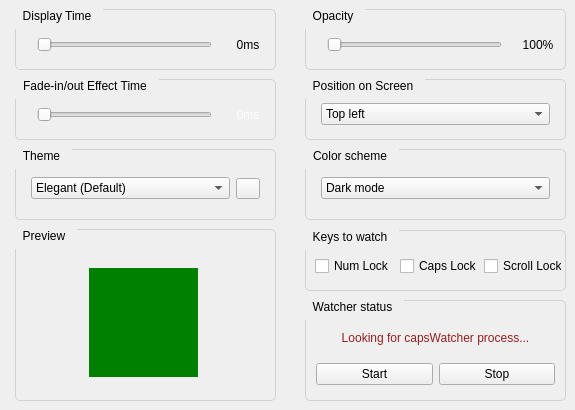
    <widget class="QWidget" name="overlayTab">
     <attribute name="title">
      <string>Overlay</string>
     </attribute>
     <widget class="QGroupBox" name="opacityBox">
      <property name="geometry">
       <rect>
        <x>305</x>
        <y>9</y>
        <width>261</width>
        <height>61</height>
       </rect>
      </property>
      <property name="font">
       <font>
        <family>Segoe UI</family>
        <pointsize>9</pointsize>
       </font>
      </property>
      <property name="styleSheet">
       <string notr="true">QGroupBox {
	border: 1px solid rgb(210, 210, 210);
	border-radius:5px;
}
QGroupBox::title {
	padding-left: 6px;
	padding-right: 10px;
	padding-bottom: 6px;
}</string>
      </property>
      <property name="title">
       <string>Opacity</string>
      </property>
      <widget class="QWidget" name="layoutWidget_4">
       <property name="geometry">
        <rect>
         <x>12</x>
         <y>20</y>
         <width>241</width>
         <height>31</height>
        </rect>
       </property>
       <layout class="QHBoxLayout" name="opacityBoxLayout">
        <property name="spacing">
         <number>16</number>
        </property>
        <property name="leftMargin">
         <number>10</number>
        </property>
        <item>
         <widget class="QSlider" name="opacityBoxSlider">
          <property name="maximumSize">
           <size>
            <width>175</width>
            <height>16777215</height>
           </size>
          </property>
          <property name="orientation">
           <enum>Qt::Horizontal</enum>
          </property>
         </widget>
        </item>
        <item>
         <widget class="QLabel" name="opacityBoxLabel">
          <property name="font">
           <font>
            <family>Segoe UI</family>
            <pointsize>9</pointsize>
           </font>
          </property>
          <property name="styleSheet">
           <string notr="true"/>
          </property>
          <property name="text">
           <string>100%</string>
          </property>
          <property name="alignment">
           <set>Qt::AlignCenter</set>
          </property>
         </widget>
        </item>
       </layout>
      </widget>
     </widget>
     <widget class="QGroupBox" name="displayTimeBox">
      <property name="geometry">
       <rect>
        <x>15</x>
        <y>9</y>
        <width>261</width>
        <height>61</height>
       </rect>
      </property>
      <property name="font">
       <font>
        <family>Segoe UI</family>
        <pointsize>9</pointsize>
        <weight>50</weight>
        <bold>false</bold>
       </font>
      </property>
      <property name="styleSheet">
       <string notr="true">QGroupBox {
	border: 1px solid rgb(210, 210, 210);
	border-radius:5px;
}
QGroupBox::title {
	padding-left: 6px;
	padding-right: 10px;
	padding-bottom: 6px;
}</string>
      </property>
      <property name="title">
       <string>Display Time</string>
      </property>
      <widget class="QWidget" name="layoutWidget_3">
       <property name="geometry">
        <rect>
         <x>12</x>
         <y>20</y>
         <width>241</width>
         <height>31</height>
        </rect>
       </property>
       <layout class="QHBoxLayout" name="displayTimeBoxLayout">
        <property name="spacing">
         <number>16</number>
        </property>
        <property name="leftMargin">
         <number>10</number>
        </property>
        <item>
         <widget class="QSlider" name="displayTimeBoxSlider">
          <property name="maximumSize">
           <size>
            <width>175</width>
            <height>16777215</height>
           </size>
          </property>
          <property name="orientation">
           <enum>Qt::Horizontal</enum>
          </property>
         </widget>
        </item>
        <item>
         <widget class="QLabel" name="displayTimeBoxLabel">
          <property name="font">
           <font>
            <family>Segoe UI</family>
            <pointsize>9</pointsize>
           </font>
          </property>
          <property name="styleSheet">
           <string notr="true"/>
          </property>
          <property name="text">
           <string>0ms</string>
          </property>
          <property name="alignment">
           <set>Qt::AlignCenter</set>
          </property>
         </widget>
        </item>
       </layout>
      </widget>
     </widget>
     <widget class="QGroupBox" name="colorSchemeBox">
      <property name="geometry">
       <rect>
        <x>305</x>
        <y>149</y>
        <width>261</width>
        <height>71</height>
       </rect>
      </property>
      <property name="font">
       <font>
        <family>Segoe UI</family>
        <pointsize>9</pointsize>
        <weight>50</weight>
        <bold>false</bold>
       </font>
      </property>
      <property name="styleSheet">
       <string notr="true">QGroupBox {
	border: 1px solid rgb(210, 210, 210);
	border-radius:5px;
}
QGroupBox::title {
	padding-left: 6px;
	padding-right: 10px;
	padding-bottom: 6px;
}</string>
      </property>
      <property name="title">
       <string>Color scheme</string>
      </property>
      <widget class="QWidget" name="layoutWidget_12">
       <property name="geometry">
        <rect>
         <x>10</x>
         <y>24</y>
         <width>241</width>
         <height>31</height>
        </rect>
       </property>
       <layout class="QVBoxLayout" name="colorSchemeLayout">
        <property name="leftMargin">
         <number>6</number>
        </property>
        <property name="rightMargin">
         <number>6</number>
        </property>
        <item>
         <widget class="QComboBox" name="colorSchemeComboBox">
          <property name="font">
           <font>
            <family>Segoe UI</family>
            <pointsize>9</pointsize>
           </font>
          </property>
          <property name="styleSheet">
           <string notr="true"/>
          </property>
          <item>
           <property name="text">
            <string>Dark mode</string>
           </property>
          </item>
          <item>
           <property name="text">
            <string>Light mode</string>
           </property>
          </item>
          <item>
           <property name="text">
            <string>Use system color scheme</string>
           </property>
          </item>
         </widget>
        </item>
       </layout>
      </widget>
     </widget>
     <widget class="QGroupBox" name="fadeEffectBox">
      <property name="geometry">
       <rect>
        <x>15</x>
        <y>79</y>
        <width>261</width>
        <height>61</height>
       </rect>
      </property>
      <property name="font">
       <font>
        <family>Segoe UI</family>
        <pointsize>9</pointsize>
        <weight>50</weight>
        <bold>false</bold>
       </font>
      </property>
      <property name="styleSheet">
       <string notr="true">QGroupBox {
	border: 1px solid rgb(210, 210, 210);
	border-radius:5px;
}
QGroupBox::title {
	padding-left: 6px;
	padding-right: 10px;
	padding-bottom: 6px;
}</string>
      </property>
      <property name="title">
       <string>Fade-in/out Effect Time</string>
      </property>
      <widget class="QWidget" name="layoutWidget_7">
       <property name="geometry">
        <rect>
         <x>12</x>
         <y>20</y>
         <width>241</width>
         <height>31</height>
        </rect>
       </property>
       <layout class="QHBoxLayout" name="fadeEffectBoxLayout">
        <property name="spacing">
         <number>16</number>
        </property>
        <property name="leftMargin">
         <number>10</number>
        </property>
        <item>
         <widget class="QSlider" name="fadeEffectBoxSlider">
          <property name="maximumSize">
           <size>
            <width>175</width>
            <height>16777215</height>
           </size>
          </property>
          <property name="orientation">
           <enum>Qt::Horizontal</enum>
          </property>
         </widget>
        </item>
        <item>
         <widget class="QLabel" name="fadeEffectBoxLabel">
          <property name="font">
           <font>
            <family>Segoe UI</family>
            <pointsize>9</pointsize>
           </font>
          </property>
          <property name="styleSheet">
           <string notr="true">QLabel{
	color: white;
}</string>
          </property>
          <property name="text">
           <string>0ms</string>
          </property>
          <property name="alignment">
           <set>Qt::AlignCenter</set>
          </property>
         </widget>
        </item>
       </layout>
      </widget>
     </widget>
     <widget class="QGroupBox" name="positionScreenBox">
      <property name="geometry">
       <rect>
        <x>305</x>
        <y>79</y>
        <width>261</width>
        <height>61</height>
       </rect>
      </property>
      <property name="font">
       <font>
        <family>Segoe UI</family>
        <pointsize>9</pointsize>
        <weight>50</weight>
        <bold>false</bold>
       </font>
      </property>
      <property name="styleSheet">
       <string notr="true">QGroupBox {
	border: 1px solid rgb(210, 210, 210);
	border-radius:5px;
}
QGroupBox::title {
	padding-left: 6px;
	padding-right: 10px;
	padding-bottom: 6px;
}</string>
      </property>
      <property name="title">
       <string>Position on Screen</string>
      </property>
      <widget class="QWidget" name="layoutWidget_14">
       <property name="geometry">
        <rect>
         <x>10</x>
         <y>20</y>
         <width>241</width>
         <height>31</height>
        </rect>
       </property>
       <layout class="QVBoxLayout" name="positionScreenLayout">
        <property name="leftMargin">
         <number>6</number>
        </property>
        <property name="rightMargin">
         <number>6</number>
        </property>
        <item>
         <widget class="QComboBox" name="positionScreenComboBox">
          <property name="font">
           <font>
            <family>Segoe UI</family>
            <pointsize>9</pointsize>
           </font>
          </property>
          <property name="styleSheet">
           <string notr="true"/>
          </property>
          <item>
           <property name="text">
            <string>Top left</string>
           </property>
          </item>
          <item>
           <property name="text">
            <string>Top middle</string>
           </property>
          </item>
          <item>
           <property name="text">
            <string>Top right</string>
           </property>
          </item>
          <item>
           <property name="text">
            <string>Bottom left</string>
           </property>
          </item>
          <item>
           <property name="text">
            <string>Bottom middle</string>
           </property>
          </item>
          <item>
           <property name="text">
            <string>Bottom right</string>
           </property>
          </item>
         </widget>
        </item>
       </layout>
      </widget>
     </widget>
     <widget class="QGroupBox" name="themeBox">
      <property name="geometry">
       <rect>
        <x>15</x>
        <y>149</y>
        <width>261</width>
        <height>71</height>
       </rect>
      </property>
      <property name="font">
       <font>
        <family>Segoe UI</family>
        <pointsize>9</pointsize>
        <weight>50</weight>
        <bold>false</bold>
       </font>
      </property>
      <property name="styleSheet">
       <string notr="true">QGroupBox {
	border: 1px solid rgb(210, 210, 210);
	border-radius:5px;
}
QGroupBox::title {
	padding-left: 6px;
	padding-right: 10px;
	padding-bottom: 6px;
}</string>
      </property>
      <property name="title">
       <string>Theme</string>
      </property>
      <widget class="QWidget" name="layoutWidget">
       <property name="geometry">
        <rect>
         <x>10</x>
         <y>24</y>
         <width>241</width>
         <height>31</height>
        </rect>
       </property>
       <layout class="QHBoxLayout" name="horizontalLayout_2">
        <property name="leftMargin">
         <number>6</number>
        </property>
        <property name="rightMargin">
         <number>6</number>
        </property>
        <item>
         <widget class="QComboBox" name="themeComboBox">
          <property name="font">
           <font>
            <family>Segoe UI</family>
            <pointsize>9</pointsize>
           </font>
          </property>
          <property name="styleSheet">
           <string notr="true"/>
          </property>
          <item>
           <property name="text">
            <string>Elegant (Default)</string>
           </property>
          </item>
         </widget>
        </item>
        <item>
         <widget class="QPushButton" name="exitButton_2">
          <property name="maximumSize">
           <size>
            <width>24</width>
            <height>21</height>
           </size>
          </property>
          <property name="font">
           <font>
            <family>Segoe UI</family>
            <pointsize>9</pointsize>
           </font>
          </property>
          <property name="styleSheet">
           <string notr="true"/>
          </property>
          <property name="text">
           <string/>
          </property>
          <property name="icon">
           <iconset resource="resources/res.qrc">
            <normaloff>:/capsWatcher/info_dark.png</normaloff>:/capsWatcher/info_dark.png</iconset>
          </property>
          <property name="iconSize">
           <size>
            <width>13</width>
            <height>13</height>
           </size>
          </property>
         </widget>
        </item>
       </layout>
      </widget>
     </widget>
     <widget class="QGroupBox" name="previewBox">
      <property name="geometry">
       <rect>
        <x>15</x>
        <y>229</y>
        <width>261</width>
        <height>172</height>
       </rect>
      </property>
      <property name="font">
       <font>
        <family>Segoe UI</family>
        <pointsize>9</pointsize>
        <weight>50</weight>
        <bold>false</bold>
       </font>
      </property>
      <property name="styleSheet">
       <string notr="true">QGroupBox {
	border: 1px solid rgb(210, 210, 210);
	border-radius:5px;
}
QGroupBox::title {
	padding-left: 6px;
	padding-right: 10px;
	padding-bottom: 6px;
}</string>
      </property>
      <property name="title">
       <string>Preview</string>
      </property>
      <widget class="QLabel" name="previewBoxBackgroundLabel">
       <property name="geometry">
        <rect>
         <x>5</x>
         <y>21</y>
         <width>251</width>
         <height>146</height>
        </rect>
       </property>
       <property name="styleSheet">
        <string notr="true">background-image: url(:/capsWatcher/previewLightMode.png);
border-radius:5px;</string>
       </property>
       <property name="text">
        <string/>
       </property>
      </widget>
      <widget class="QLabel" name="previewBoxIconLabel">
       <property name="geometry">
        <rect>
         <x>74</x>
         <y>39</y>
         <width>109</width>
         <height>109</height>
        </rect>
       </property>
       <property name="styleSheet">
        <string notr="true">background-color:green;</string>
       </property>
       <property name="text">
        <string/>
       </property>
      </widget>
     </widget>
     <widget class="QGroupBox" name="keysToWatchBox">
      <property name="geometry">
       <rect>
        <x>305</x>
        <y>230</y>
        <width>261</width>
        <height>61</height>
       </rect>
      </property>
      <property name="font">
       <font>
        <family>Segoe UI</family>
        <pointsize>9</pointsize>
        <weight>50</weight>
        <bold>false</bold>
       </font>
      </property>
      <property name="styleSheet">
       <string notr="true">QGroupBox {
	border: 1px solid rgb(210, 210, 210);
	border-radius:5px;
}
QGroupBox::title {
	padding-left: 6px;
	padding-right: 10px;
	padding-bottom: 6px;
}</string>
      </property>
      <property name="title">
       <string>Keys to watch</string>
      </property>
      <widget class="QWidget" name="layoutWidget_2">
       <property name="geometry">
        <rect>
         <x>4</x>
         <y>21</y>
         <width>259</width>
         <height>30</height>
        </rect>
       </property>
       <layout class="QHBoxLayout" name="keysToWatchLayout">
        <property name="leftMargin">
         <number>6</number>
        </property>
        <property name="rightMargin">
         <number>6</number>
        </property>
        <item>
         <widget class="QCheckBox" name="numLockCheckBox">
          <property name="font">
           <font>
            <family>Segoe UI</family>
            <pointsize>9</pointsize>
           </font>
          </property>
          <property name="styleSheet">
           <string notr="true"/>
          </property>
          <property name="text">
           <string>Num Lock</string>
          </property>
         </widget>
        </item>
        <item>
         <widget class="QCheckBox" name="capsLockCheckBox">
          <property name="font">
           <font>
            <family>Segoe UI</family>
            <pointsize>9</pointsize>
           </font>
          </property>
          <property name="styleSheet">
           <string notr="true"/>
          </property>
          <property name="text">
           <string>Caps Lock</string>
          </property>
         </widget>
        </item>
        <item>
         <widget class="QCheckBox" name="scrollLockCheckBox">
          <property name="font">
           <font>
            <family>Segoe UI</family>
            <pointsize>9</pointsize>
           </font>
          </property>
          <property name="styleSheet">
           <string notr="true"/>
          </property>
          <property name="text">
           <string>Scroll Lock</string>
          </property>
         </widget>
        </item>
       </layout>
      </widget>
     </widget>
     <widget class="QGroupBox" name="watcherStatusBox">
      <property name="geometry">
       <rect>
        <x>305</x>
        <y>300</y>
        <width>261</width>
        <height>101</height>
       </rect>
      </property>
      <property name="font">
       <font>
        <family>Segoe UI</family>
        <pointsize>9</pointsize>
        <weight>50</weight>
        <bold>false</bold>
       </font>
      </property>
      <property name="styleSheet">
       <string notr="true">QGroupBox {
	border: 1px solid rgb(210, 210, 210);
	border-radius:5px;
}
QGroupBox::title {
	padding-left: 6px;
	padding-right: 10px;
	padding-bottom: 6px;
}</string>
      </property>
      <property name="title">
       <string>Watcher status</string>
      </property>
      <widget class="QWidget" name="layoutWidget_5">
       <property name="geometry">
        <rect>
         <x>5</x>
         <y>59</y>
         <width>251</width>
         <height>31</height>
        </rect>
       </property>
       <layout class="QHBoxLayout" name="watcherStatusLayout">
        <property name="leftMargin">
         <number>6</number>
        </property>
        <property name="rightMargin">
         <number>6</number>
        </property>
        <item>
         <widget class="QPushButton" name="watcherStart">
          <property name="enabled">
           <bool>true</bool>
          </property>
          <property name="font">
           <font>
            <family>Segoe UI</family>
            <pointsize>9</pointsize>
           </font>
          </property>
          <property name="styleSheet">
           <string notr="true"/>
          </property>
          <property name="text">
           <string>Start</string>
          </property>
          <property name="icon">
           <iconset>
            <normalon>:/capsWatcher/play_dark.png</normalon>
            <disabledon>:/capsWatcher/play_light_disabled.png</disabledon>
           </iconset>
          </property>
         </widget>
        </item>
        <item>
         <widget class="QPushButton" name="watcherStop">
          <property name="font">
           <font>
            <family>Segoe UI</family>
            <pointsize>9</pointsize>
           </font>
          </property>
          <property name="styleSheet">
           <string notr="true"/>
          </property>
          <property name="text">
           <string>Stop</string>
          </property>
          <property name="icon">
           <iconset>
            <normalon>:/capsWatcher/stop_dark.png</normalon>
            <disabledon>:/capsWatcher/stop_light_disabled.png</disabledon>
           </iconset>
          </property>
         </widget>
        </item>
       </layout>
      </widget>
      <widget class="QLabel" name="watcherStatus">
       <property name="geometry">
        <rect>
         <x>10</x>
         <y>28</y>
         <width>241</width>
         <height>20</height>
        </rect>
       </property>
       <property name="styleSheet">
        <string notr="true">QLabel {
    color:#961E1E;
}</string>
       </property>
       <property name="text">
        <string>Looking for capsWatcher process...</string>
       </property>
       <property name="alignment">
        <set>Qt::AlignCenter</set>
       </property>
      </widget>
     </widget>
    </widget>
